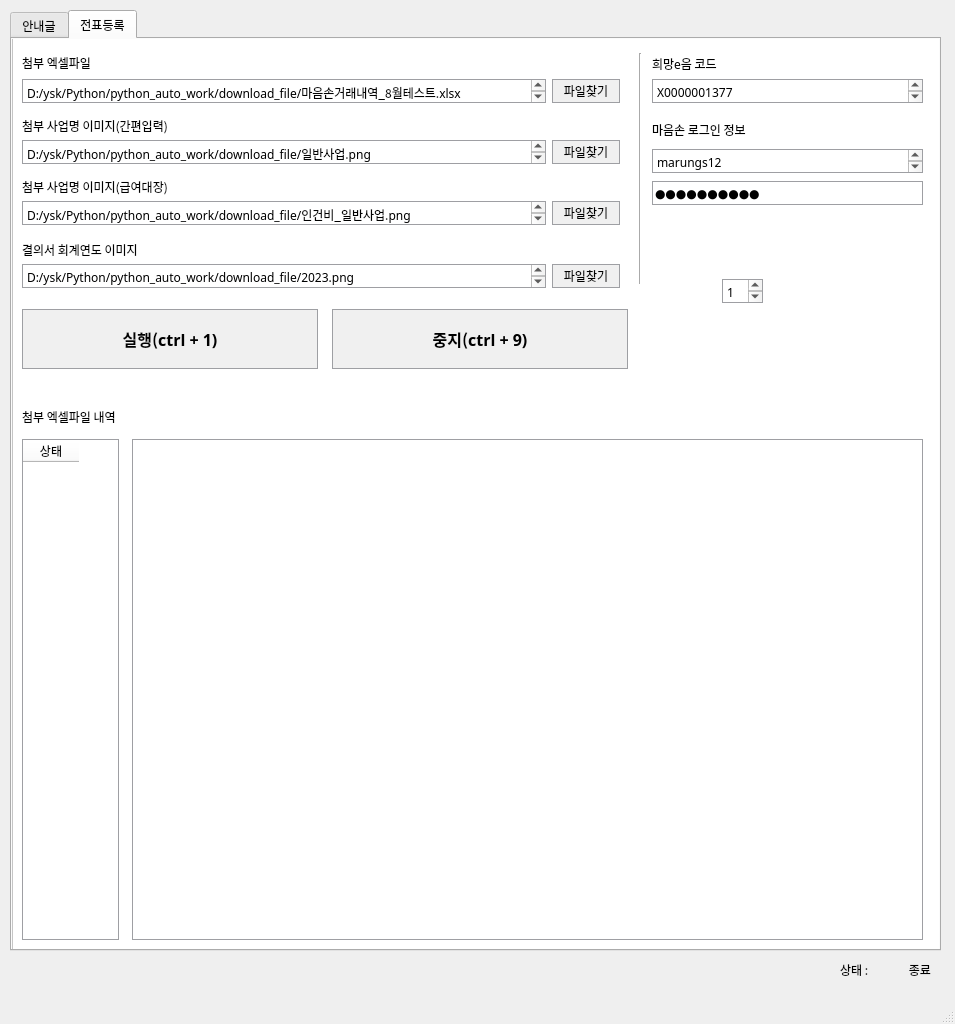
<?xml version="1.0" encoding="UTF-8"?>
<ui version="4.0">
 <class>mainWindow</class>
 <widget class="QMainWindow" name="mainWindow">
  <property name="geometry">
   <rect>
    <x>0</x>
    <y>0</y>
    <width>955</width>
    <height>1024</height>
   </rect>
  </property>
  <property name="font">
   <font>
    <family>맑은 고딕</family>
   </font>
  </property>
  <property name="windowTitle">
   <string>전표정보 자동업로드 프로그램</string>
  </property>
  <property name="windowIcon">
   <iconset>
    <normaloff>img/favicon.png</normaloff>img/favicon.png</iconset>
  </property>
  <property name="layoutDirection">
   <enum>Qt::LeftToRight</enum>
  </property>
  <property name="styleSheet">
   <string notr="true"/>
  </property>
  <widget class="QWidget" name="centralwidget">
   <widget class="QTabWidget" name="tabs">
    <property name="geometry">
     <rect>
      <x>10</x>
      <y>10</y>
      <width>931</width>
      <height>941</height>
     </rect>
    </property>
    <property name="maximumSize">
     <size>
      <width>16777215</width>
      <height>16777215</height>
     </size>
    </property>
    <property name="font">
     <font>
      <family>맑은 고딕</family>
     </font>
    </property>
    <property name="mouseTracking">
     <bool>false</bool>
    </property>
    <property name="acceptDrops">
     <bool>false</bool>
    </property>
    <property name="styleSheet">
     <string notr="true"/>
    </property>
    <property name="currentIndex">
     <number>1</number>
    </property>
    <widget class="QWidget" name="tab_1">
     <property name="toolTip">
      <string>&lt;html&gt;&lt;head/&gt;&lt;body&gt;&lt;p&gt;&lt;br/&gt;&lt;/p&gt;&lt;/body&gt;&lt;/html&gt;</string>
     </property>
     <property name="whatsThis">
      <string/>
     </property>
     <attribute name="title">
      <string>안내글</string>
     </attribute>
     <widget class="QFrame" name="frame">
      <property name="geometry">
       <rect>
        <x>0</x>
        <y>0</y>
        <width>931</width>
        <height>951</height>
       </rect>
      </property>
      <property name="styleSheet">
       <string notr="true">QFrame {
	background-color: #ffffff
}</string>
      </property>
      <property name="frameShape">
       <enum>QFrame::StyledPanel</enum>
      </property>
      <property name="frameShadow">
       <enum>QFrame::Raised</enum>
      </property>
      <widget class="QTextEdit" name="textEdit">
       <property name="geometry">
        <rect>
         <x>10</x>
         <y>50</y>
         <width>901</width>
         <height>851</height>
        </rect>
       </property>
       <property name="font">
        <font>
         <family>맑은 고딕</family>
        </font>
       </property>
       <property name="styleSheet">
        <string notr="true">QTextEdit {
	border: 1px solid #9e9fa3
}</string>
       </property>
       <property name="html">
        <string>&lt;!DOCTYPE HTML PUBLIC &quot;-//W3C//DTD HTML 4.0//EN&quot; &quot;http://www.w3.org/TR/REC-html40/strict.dtd&quot;&gt;
&lt;html&gt;&lt;head&gt;&lt;meta name=&quot;qrichtext&quot; content=&quot;1&quot; /&gt;&lt;style type=&quot;text/css&quot;&gt;
p, li { white-space: pre-wrap; }
&lt;/style&gt;&lt;/head&gt;&lt;body style=&quot; font-family:'맑은 고딕'; font-size:9pt; font-weight:400; font-style:normal;&quot;&gt;
&lt;p style=&quot; margin-top:0px; margin-bottom:0px; margin-left:0px; margin-right:0px; -qt-block-indent:0; text-indent:0px;&quot;&gt;&lt;span style=&quot; font-family:'Gulim'; font-size:14pt; font-weight:600; color:#474747; vertical-align:sub;&quot;&gt;&amp;lt;필독사항&amp;gt;&lt;/span&gt;&lt;/p&gt;
&lt;p style=&quot; margin-top:0px; margin-bottom:0px; margin-left:0px; margin-right:0px; -qt-block-indent:0; text-indent:0px;&quot;&gt;&lt;span style=&quot; font-family:'Gulim'; font-size:14pt; color:#474747; vertical-align:sub;&quot;&gt;필독 1. 반드시 안내글을 필독바랍니다.&lt;/span&gt;&lt;/p&gt;
&lt;p style=&quot; margin-top:0px; margin-bottom:0px; margin-left:0px; margin-right:0px; -qt-block-indent:0; text-indent:0px;&quot;&gt;&lt;span style=&quot; font-family:'Gulim'; font-size:14pt; color:#474747; vertical-align:sub;&quot;&gt;필독 2. 해당 프로그램은 마음손 사용자 외에는 사용불가합니다.&lt;/span&gt;&lt;/p&gt;
&lt;p style=&quot; margin-top:0px; margin-bottom:0px; margin-left:0px; margin-right:0px; -qt-block-indent:0; text-indent:0px;&quot;&gt;&lt;span style=&quot; font-family:'Gulim'; font-size:14pt; color:#474747; vertical-align:sub;&quot;&gt;필독 3.&lt;/span&gt;&lt;span style=&quot; font-family:'Gulim'; font-size:14pt; vertical-align:sub;&quot;&gt; 급여대장 등록 시, 매해마다 급여항목 등록 &amp;gt; 직(간)접비 구분 설정을 수행해야 합니다.&lt;/span&gt;&lt;/p&gt;
&lt;p style=&quot;-qt-paragraph-type:empty; margin-top:0px; margin-bottom:0px; margin-left:0px; margin-right:0px; -qt-block-indent:0; text-indent:0px; font-family:'Gulim'; font-size:14pt; color:#474747; vertical-align:sub;&quot;&gt;&lt;br /&gt;&lt;/p&gt;
&lt;p style=&quot; margin-top:0px; margin-bottom:0px; margin-left:0px; margin-right:0px; -qt-block-indent:0; text-indent:0px;&quot;&gt;&lt;span style=&quot; font-family:'Gulim'; font-size:14pt; font-weight:600; color:#474747; vertical-align:sub;&quot;&gt;&amp;lt;사용방법&amp;gt;&lt;/span&gt;&lt;/p&gt;
&lt;p style=&quot; margin-top:0px; margin-bottom:0px; margin-left:0px; margin-right:0px; -qt-block-indent:0; text-indent:0px;&quot;&gt;&lt;span style=&quot; font-family:'Gulim'; font-size:14pt; color:#474747; vertical-align:sub;&quot;&gt;1. 자동업로드 처리할 첨부파일명을 선택하세요. (xls 또는 xlsx 확장자 파일만 허용합니다.)&lt;/span&gt;&lt;/p&gt;
&lt;p style=&quot; margin-top:0px; margin-bottom:0px; margin-left:0px; margin-right:0px; -qt-block-indent:0; text-indent:0px;&quot;&gt;&lt;span style=&quot; font-family:'Gulim'; font-size:14pt; color:#474747; vertical-align:sub;&quot;&gt;2. 일반전표 자동업로드 처리할 사업명 이미지를 선택하세요. (png 확장자 파일만 허용합니다.)&lt;/span&gt;&lt;/p&gt;
&lt;p style=&quot; margin-top:0px; margin-bottom:0px; margin-left:0px; margin-right:0px; -qt-block-indent:0; text-indent:0px;&quot;&gt;&lt;span style=&quot; font-family:'Gulim'; font-size:14pt; color:#474747; vertical-align:sub;&quot;&gt;3. 인건비(지출) 전표 자동업로드 처리할 사업명 이미지를 선택하세요. (png 확장자 파일만 허용합니다.)&lt;/span&gt;&lt;/p&gt;
&lt;p style=&quot; margin-top:0px; margin-bottom:0px; margin-left:0px; margin-right:0px; -qt-block-indent:0; text-indent:0px;&quot;&gt;&lt;span style=&quot; font-family:'Gulim'; font-size:14pt; color:#474747; vertical-align:sub;&quot;&gt;4. 사회복지시설정보시스템에서 발급받은 희망e음 코드를 입력하세요.&lt;/span&gt;&lt;/p&gt;
&lt;p style=&quot; margin-top:0px; margin-bottom:0px; margin-left:0px; margin-right:0px; -qt-block-indent:0; text-indent:0px;&quot;&gt;&lt;span style=&quot; font-family:'Gulim'; font-size:14pt; color:#474747; vertical-align:sub;&quot;&gt;5. 실행(ctrl+1) 버튼을 통해 자동업로드 업무를 수행합니다.&lt;/span&gt;&lt;/p&gt;
&lt;p style=&quot; margin-top:0px; margin-bottom:0px; margin-left:0px; margin-right:0px; -qt-block-indent:0; text-indent:0px;&quot;&gt;&lt;span style=&quot; font-family:'Gulim'; font-size:14pt; color:#474747; vertical-align:sub;&quot;&gt; * &lt;/span&gt;&lt;span style=&quot; font-family:'Gulim'; font-size:14pt; color:#c83623; vertical-align:sub;&quot;&gt;'확인'을 누르면 자동화 작업이 진행되며, 작업이 완전히 종료되기 전까지 키보드 및 마우스 사용(동작)은 권장하지 않습니다.&lt;/span&gt;&lt;/p&gt;
&lt;p style=&quot; margin-top:0px; margin-bottom:0px; margin-left:0px; margin-right:0px; -qt-block-indent:0; text-indent:0px;&quot;&gt;&lt;span style=&quot; font-family:'Gulim'; font-size:14pt; color:#474747; vertical-align:sub;&quot;&gt; *  &lt;/span&gt;&lt;span style=&quot; font-family:'Gulim'; font-size:14pt; color:#c83623; vertical-align:sub;&quot;&gt;만약, '중지' 상태가 아닌 상황에서 키보드 및 마우스 사용(동작)이 수행된 경우 나타나는 오류는 사용자가 부담합니다.&lt;/span&gt;&lt;/p&gt;
&lt;p style=&quot; margin-top:0px; margin-bottom:0px; margin-left:0px; margin-right:0px; -qt-block-indent:0; text-indent:0px;&quot;&gt;&lt;span style=&quot; font-family:'Gulim'; font-size:14pt; color:#474747; vertical-align:sub;&quot;&gt;4. 실행중인 상태에서 매크로를 강제 중지하려면 모니터의 좌측 상단으로 마우스를 끌어다 둡니다.&lt;/span&gt;&lt;/p&gt;&lt;/body&gt;&lt;/html&gt;</string>
       </property>
      </widget>
      <widget class="QLabel" name="label">
       <property name="geometry">
        <rect>
         <x>10</x>
         <y>20</y>
         <width>241</width>
         <height>16</height>
        </rect>
       </property>
       <property name="font">
        <font>
         <family>맑은 고딕</family>
        </font>
       </property>
       <property name="text">
        <string>전표정보 자동업로드 공지사항</string>
       </property>
      </widget>
     </widget>
    </widget>
    <widget class="QWidget" name="tab_2">
     <attribute name="title">
      <string>전표등록</string>
     </attribute>
     <widget class="QLabel" name="label_16">
      <property name="geometry">
       <rect>
        <x>10</x>
        <y>16</y>
        <width>81</width>
        <height>16</height>
       </rect>
      </property>
      <property name="font">
       <font>
        <family>맑은 고딕</family>
       </font>
      </property>
      <property name="text">
       <string>첨부 엑셀파일</string>
      </property>
     </widget>
     <widget class="QTextEdit" name="file_path">
      <property name="geometry">
       <rect>
        <x>10</x>
        <y>40</y>
        <width>524</width>
        <height>24</height>
       </rect>
      </property>
      <property name="font">
       <font>
        <family>맑은 고딕</family>
       </font>
      </property>
      <property name="cursor" stdset="0">
       <cursorShape>ForbiddenCursor</cursorShape>
      </property>
      <property name="styleSheet">
       <string notr="true">QTextEdit {
	border: 1px solid #9e9fa3
}</string>
      </property>
      <property name="readOnly">
       <bool>true</bool>
      </property>
      <property name="html">
       <string>&lt;!DOCTYPE HTML PUBLIC &quot;-//W3C//DTD HTML 4.0//EN&quot; &quot;http://www.w3.org/TR/REC-html40/strict.dtd&quot;&gt;
&lt;html&gt;&lt;head&gt;&lt;meta name=&quot;qrichtext&quot; content=&quot;1&quot; /&gt;&lt;style type=&quot;text/css&quot;&gt;
p, li { white-space: pre-wrap; }
&lt;/style&gt;&lt;/head&gt;&lt;body style=&quot; font-family:'맑은 고딕','맑은 고딕','맑은 고딕'; font-size:9pt; font-weight:400; font-style:normal;&quot;&gt;
&lt;p style=&quot; margin-top:0px; margin-bottom:0px; margin-left:0px; margin-right:0px; -qt-block-indent:0; text-indent:0px;&quot;&gt;D:/ysk/Python/python_auto_work/download_file/마음손거래내역_8월테스트.xlsx&lt;/p&gt;&lt;/body&gt;&lt;/html&gt;</string>
      </property>
      <property name="placeholderText">
       <string>첨부파일 경로</string>
      </property>
     </widget>
     <widget class="QPushButton" name="find_btn">
      <property name="geometry">
       <rect>
        <x>540</x>
        <y>40</y>
        <width>68</width>
        <height>24</height>
       </rect>
      </property>
      <property name="font">
       <font>
        <family>맑은 고딕</family>
       </font>
      </property>
      <property name="styleSheet">
       <string notr="true">QPushButton {
	background-color: #f0f0f0;
	border: 1px solid #9e9fa3;
}

QPushButton:hover {
	background-color: rgb(222,222,222)
}
</string>
      </property>
      <property name="text">
       <string>파일찾기</string>
      </property>
      <property name="shortcut">
       <string/>
      </property>
     </widget>
     <widget class="QFrame" name="frame_3">
      <property name="geometry">
       <rect>
        <x>0</x>
        <y>-10</y>
        <width>931</width>
        <height>931</height>
       </rect>
      </property>
      <property name="styleSheet">
       <string notr="true">QFrame {
	background-color: #ffffff
}</string>
      </property>
      <property name="frameShape">
       <enum>QFrame::StyledPanel</enum>
      </property>
      <property name="frameShadow">
       <enum>QFrame::Raised</enum>
      </property>
      <widget class="QLabel" name="project_lb">
       <property name="geometry">
        <rect>
         <x>10</x>
         <y>89</y>
         <width>191</width>
         <height>16</height>
        </rect>
       </property>
       <property name="font">
        <font>
         <family>맑은 고딕</family>
        </font>
       </property>
       <property name="text">
        <string>첨부 사업명 이미지(간편입력)</string>
       </property>
      </widget>
      <widget class="QTextEdit" name="file_payroll_project_img_path">
       <property name="geometry">
        <rect>
         <x>10</x>
         <y>172</y>
         <width>524</width>
         <height>24</height>
        </rect>
       </property>
       <property name="font">
        <font>
         <family>맑은 고딕</family>
        </font>
       </property>
       <property name="cursor" stdset="0">
        <cursorShape>ForbiddenCursor</cursorShape>
       </property>
       <property name="styleSheet">
        <string notr="true">QTextEdit {
	border: 1px solid #9e9fa3
}</string>
       </property>
       <property name="readOnly">
        <bool>true</bool>
       </property>
       <property name="html">
        <string>&lt;!DOCTYPE HTML PUBLIC &quot;-//W3C//DTD HTML 4.0//EN&quot; &quot;http://www.w3.org/TR/REC-html40/strict.dtd&quot;&gt;
&lt;html&gt;&lt;head&gt;&lt;meta name=&quot;qrichtext&quot; content=&quot;1&quot; /&gt;&lt;style type=&quot;text/css&quot;&gt;
p, li { white-space: pre-wrap; }
&lt;/style&gt;&lt;/head&gt;&lt;body style=&quot; font-family:'맑은 고딕'; font-size:9pt; font-weight:400; font-style:normal;&quot;&gt;
&lt;p style=&quot; margin-top:0px; margin-bottom:0px; margin-left:0px; margin-right:0px; -qt-block-indent:0; text-indent:0px;&quot;&gt;&lt;span style=&quot; font-family:'맑은 고딕','맑은 고딕','맑은 고딕';&quot;&gt;D:/ysk/Python/python_auto_work/download_file/인건비_일반사업.png&lt;/span&gt;&lt;/p&gt;&lt;/body&gt;&lt;/html&gt;</string>
       </property>
       <property name="placeholderText">
        <string>첨부파일 경로</string>
       </property>
      </widget>
      <widget class="QPushButton" name="find_payroll_project_img_btn">
       <property name="geometry">
        <rect>
         <x>540</x>
         <y>172</y>
         <width>68</width>
         <height>24</height>
        </rect>
       </property>
       <property name="styleSheet">
        <string notr="true">QPushButton {
	background-color: #f0f0f0;
	border: 1px solid #9e9fa3;
}

QPushButton:hover {
	background-color: rgb(222,222,222)
}
</string>
       </property>
       <property name="text">
        <string>파일찾기</string>
       </property>
       <property name="shortcut">
        <string/>
       </property>
      </widget>
      <widget class="Line" name="line_3">
       <property name="geometry">
        <rect>
         <x>620</x>
         <y>24</y>
         <width>16</width>
         <height>231</height>
        </rect>
       </property>
       <property name="orientation">
        <enum>Qt::Vertical</enum>
       </property>
      </widget>
      <widget class="QLabel" name="label_18">
       <property name="geometry">
        <rect>
         <x>10</x>
         <y>213</y>
         <width>141</width>
         <height>16</height>
        </rect>
       </property>
       <property name="font">
        <font>
         <family>맑은 고딕</family>
        </font>
       </property>
       <property name="text">
        <string>결의서 회계연도 이미지</string>
       </property>
      </widget>
      <widget class="QTextEdit" name="file_payroll_year_img_path">
       <property name="geometry">
        <rect>
         <x>10</x>
         <y>235</y>
         <width>524</width>
         <height>24</height>
        </rect>
       </property>
       <property name="font">
        <font>
         <family>맑은 고딕</family>
        </font>
       </property>
       <property name="cursor" stdset="0">
        <cursorShape>ForbiddenCursor</cursorShape>
       </property>
       <property name="styleSheet">
        <string notr="true">QTextEdit {
	border: 1px solid #9e9fa3
}</string>
       </property>
       <property name="readOnly">
        <bool>true</bool>
       </property>
       <property name="html">
        <string>&lt;!DOCTYPE HTML PUBLIC &quot;-//W3C//DTD HTML 4.0//EN&quot; &quot;http://www.w3.org/TR/REC-html40/strict.dtd&quot;&gt;
&lt;html&gt;&lt;head&gt;&lt;meta name=&quot;qrichtext&quot; content=&quot;1&quot; /&gt;&lt;style type=&quot;text/css&quot;&gt;
p, li { white-space: pre-wrap; }
&lt;/style&gt;&lt;/head&gt;&lt;body style=&quot; font-family:'맑은 고딕'; font-size:9pt; font-weight:400; font-style:normal;&quot;&gt;
&lt;p style=&quot; margin-top:0px; margin-bottom:0px; margin-left:0px; margin-right:0px; -qt-block-indent:0; text-indent:0px;&quot;&gt;&lt;span style=&quot; font-family:'맑은 고딕','맑은 고딕','맑은 고딕';&quot;&gt;D:/ysk/Python/python_auto_work/download_file/2023.png&lt;/span&gt;&lt;/p&gt;&lt;/body&gt;&lt;/html&gt;</string>
       </property>
       <property name="placeholderText">
        <string>첨부파일 경로</string>
       </property>
      </widget>
      <widget class="QPushButton" name="find_payroll_year_img_btn">
       <property name="geometry">
        <rect>
         <x>540</x>
         <y>235</y>
         <width>68</width>
         <height>24</height>
        </rect>
       </property>
       <property name="styleSheet">
        <string notr="true">QPushButton {
	background-color: #f0f0f0;
	border: 1px solid #9e9fa3;
}

QPushButton:hover {
	background-color: rgb(222,222,222)
}
</string>
       </property>
       <property name="text">
        <string>파일찾기</string>
       </property>
       <property name="shortcut">
        <string/>
       </property>
      </widget>
      <widget class="QLabel" name="label_19">
       <property name="geometry">
        <rect>
         <x>640</x>
         <y>27</y>
         <width>141</width>
         <height>16</height>
        </rect>
       </property>
       <property name="font">
        <font>
         <family>맑은 고딕</family>
        </font>
       </property>
       <property name="text">
        <string>희망e음 코드</string>
       </property>
      </widget>
      <widget class="QTextEdit" name="w4c_cd">
       <property name="geometry">
        <rect>
         <x>640</x>
         <y>50</y>
         <width>271</width>
         <height>24</height>
        </rect>
       </property>
       <property name="font">
        <font>
         <family>맑은 고딕</family>
        </font>
       </property>
       <property name="styleSheet">
        <string notr="true">QTextEdit {
	border: 1px solid #9e9fa3
}</string>
       </property>
       <property name="html">
        <string>&lt;!DOCTYPE HTML PUBLIC &quot;-//W3C//DTD HTML 4.0//EN&quot; &quot;http://www.w3.org/TR/REC-html40/strict.dtd&quot;&gt;
&lt;html&gt;&lt;head&gt;&lt;meta name=&quot;qrichtext&quot; content=&quot;1&quot; /&gt;&lt;style type=&quot;text/css&quot;&gt;
p, li { white-space: pre-wrap; }
&lt;/style&gt;&lt;/head&gt;&lt;body style=&quot; font-family:'맑은 고딕'; font-size:9pt; font-weight:400; font-style:normal;&quot;&gt;
&lt;p style=&quot; margin-top:0px; margin-bottom:0px; margin-left:0px; margin-right:0px; -qt-block-indent:0; text-indent:0px;&quot;&gt;X0000001377&lt;/p&gt;&lt;/body&gt;&lt;/html&gt;</string>
       </property>
       <property name="placeholderText">
        <string>희망e음 인증코드를 입력하세요.</string>
       </property>
      </widget>
      <widget class="QLabel" name="label_20">
       <property name="geometry">
        <rect>
         <x>640</x>
         <y>93</y>
         <width>141</width>
         <height>16</height>
        </rect>
       </property>
       <property name="font">
        <font>
         <family>맑은 고딕</family>
        </font>
       </property>
       <property name="text">
        <string>마음손 로그인 정보</string>
       </property>
      </widget>
      <widget class="QTextEdit" name="id_2">
       <property name="geometry">
        <rect>
         <x>640</x>
         <y>120</y>
         <width>271</width>
         <height>24</height>
        </rect>
       </property>
       <property name="font">
        <font>
         <family>맑은 고딕</family>
        </font>
       </property>
       <property name="styleSheet">
        <string notr="true">QTextEdit {
	border: 1px solid #9e9fa3
}</string>
       </property>
       <property name="html">
        <string>&lt;!DOCTYPE HTML PUBLIC &quot;-//W3C//DTD HTML 4.0//EN&quot; &quot;http://www.w3.org/TR/REC-html40/strict.dtd&quot;&gt;
&lt;html&gt;&lt;head&gt;&lt;meta name=&quot;qrichtext&quot; content=&quot;1&quot; /&gt;&lt;style type=&quot;text/css&quot;&gt;
p, li { white-space: pre-wrap; }
&lt;/style&gt;&lt;/head&gt;&lt;body style=&quot; font-family:'맑은 고딕'; font-size:9pt; font-weight:400; font-style:normal;&quot;&gt;
&lt;p style=&quot; margin-top:0px; margin-bottom:0px; margin-left:0px; margin-right:0px; -qt-block-indent:0; text-indent:0px;&quot;&gt;marungs12&lt;/p&gt;&lt;/body&gt;&lt;/html&gt;</string>
       </property>
       <property name="placeholderText">
        <string>마음손 ID</string>
       </property>
      </widget>
      <widget class="QLineEdit" name="pw_2">
       <property name="geometry">
        <rect>
         <x>640</x>
         <y>152</y>
         <width>271</width>
         <height>24</height>
        </rect>
       </property>
       <property name="font">
        <font>
         <family>맑은 고딕</family>
        </font>
       </property>
       <property name="styleSheet">
        <string notr="true">QLineEdit {
	border: 1px solid #9e9fa3
}</string>
       </property>
       <property name="text">
        <string>heartful12</string>
       </property>
       <property name="echoMode">
        <enum>QLineEdit::Password</enum>
       </property>
       <property name="placeholderText">
        <string>마음손 PW</string>
       </property>
      </widget>
      <widget class="QPushButton" name="stop_payroll_btn">
       <property name="geometry">
        <rect>
         <x>320</x>
         <y>280</y>
         <width>296</width>
         <height>60</height>
        </rect>
       </property>
       <property name="font">
        <font>
         <family>맑은 고딕</family>
         <pointsize>12</pointsize>
         <weight>75</weight>
         <bold>true</bold>
        </font>
       </property>
       <property name="toolTip">
        <string>중지버튼을 누르면 자동화작업을 이어서 진행할 수 없습니다.</string>
       </property>
       <property name="styleSheet">
        <string notr="true">QPushButton {
	background-color: #f0f0f0;
	border: 1px solid #9e9fa3;
}

QPushButton:hover {
	background-color: rgb(222,222,222)
}</string>
       </property>
       <property name="text">
        <string>중지(ctrl + 9)</string>
       </property>
       <property name="shortcut">
        <string>Ctrl+9</string>
       </property>
      </widget>
      <widget class="QPushButton" name="start_btn">
       <property name="geometry">
        <rect>
         <x>10</x>
         <y>280</y>
         <width>296</width>
         <height>60</height>
        </rect>
       </property>
       <property name="font">
        <font>
         <family>맑은 고딕</family>
         <pointsize>12</pointsize>
         <weight>75</weight>
         <bold>true</bold>
        </font>
       </property>
       <property name="toolTip">
        <string>실행버튼을 누르면 자동화가 실행되며 더이상 마우스, 키보드 작업이 어렵습니다.</string>
       </property>
       <property name="styleSheet">
        <string notr="true">QPushButton {
	background-color: #f0f0f0;
	border: 1px solid #9e9fa3;
}

QPushButton:hover {
	background-color: rgb(222,222,222)
}</string>
       </property>
       <property name="text">
        <string>실행(ctrl + 1)</string>
       </property>
       <property name="checkable">
        <bool>false</bool>
       </property>
      </widget>
      <widget class="QLabel" name="label_21">
       <property name="geometry">
        <rect>
         <x>10</x>
         <y>380</y>
         <width>141</width>
         <height>16</height>
        </rect>
       </property>
       <property name="font">
        <font>
         <family>맑은 고딕</family>
        </font>
       </property>
       <property name="text">
        <string>첨부 엑셀파일 내역</string>
       </property>
      </widget>
      <widget class="QTableWidget" name="status_tb">
       <property name="geometry">
        <rect>
         <x>10</x>
         <y>410</y>
         <width>97</width>
         <height>501</height>
        </rect>
       </property>
       <property name="styleSheet">
        <string notr="true">QTableWidget {
	border: 1px solid #9e9fa3
}</string>
       </property>
       <property name="rowCount">
        <number>0</number>
       </property>
       <property name="columnCount">
        <number>1</number>
       </property>
       <attribute name="horizontalHeaderCascadingSectionResizes">
        <bool>false</bool>
       </attribute>
       <attribute name="horizontalHeaderDefaultSectionSize">
        <number>56</number>
       </attribute>
       <column>
        <property name="text">
         <string>상태</string>
        </property>
       </column>
      </widget>
      <widget class="QTableWidget" name="excel_tb">
       <property name="geometry">
        <rect>
         <x>120</x>
         <y>410</y>
         <width>791</width>
         <height>501</height>
        </rect>
       </property>
       <property name="styleSheet">
        <string notr="true">QTableWidget {
	border: 1px solid #9e9fa3
}</string>
       </property>
       <property name="rowCount">
        <number>0</number>
       </property>
       <property name="columnCount">
        <number>0</number>
       </property>
      </widget>
      <widget class="QLabel" name="payroll_project_lb">
       <property name="geometry">
        <rect>
         <x>10</x>
         <y>150</y>
         <width>171</width>
         <height>16</height>
        </rect>
       </property>
       <property name="font">
        <font>
         <family>맑은 고딕</family>
        </font>
       </property>
       <property name="text">
        <string>첨부 사업명 이미지(급여대장)</string>
       </property>
      </widget>
      <widget class="QTextEdit" name="file_project_img_path">
       <property name="geometry">
        <rect>
         <x>10</x>
         <y>111</y>
         <width>524</width>
         <height>24</height>
        </rect>
       </property>
       <property name="font">
        <font>
         <family>맑은 고딕</family>
        </font>
       </property>
       <property name="cursor" stdset="0">
        <cursorShape>ForbiddenCursor</cursorShape>
       </property>
       <property name="styleSheet">
        <string notr="true">QTextEdit {
	border: 1px solid #9e9fa3
}</string>
       </property>
       <property name="readOnly">
        <bool>true</bool>
       </property>
       <property name="html">
        <string>&lt;!DOCTYPE HTML PUBLIC &quot;-//W3C//DTD HTML 4.0//EN&quot; &quot;http://www.w3.org/TR/REC-html40/strict.dtd&quot;&gt;
&lt;html&gt;&lt;head&gt;&lt;meta name=&quot;qrichtext&quot; content=&quot;1&quot; /&gt;&lt;style type=&quot;text/css&quot;&gt;
p, li { white-space: pre-wrap; }
&lt;/style&gt;&lt;/head&gt;&lt;body style=&quot; font-family:'맑은 고딕'; font-size:9pt; font-weight:400; font-style:normal;&quot;&gt;
&lt;p style=&quot; margin-top:0px; margin-bottom:0px; margin-left:0px; margin-right:0px; -qt-block-indent:0; text-indent:0px;&quot;&gt;&lt;span style=&quot; font-family:'맑은 고딕','맑은 고딕','맑은 고딕';&quot;&gt;D:/ysk/Python/python_auto_work/download_file/일반사업.png&lt;/span&gt;&lt;/p&gt;&lt;/body&gt;&lt;/html&gt;</string>
       </property>
       <property name="placeholderText">
        <string>첨부파일 경로</string>
       </property>
      </widget>
      <widget class="QPushButton" name="find_project_img_btn">
       <property name="geometry">
        <rect>
         <x>540</x>
         <y>111</y>
         <width>68</width>
         <height>24</height>
        </rect>
       </property>
       <property name="styleSheet">
        <string notr="true">QPushButton {
	background-color: #f0f0f0;
	border: 1px solid #9e9fa3;
}

QPushButton:hover {
	background-color: rgb(222,222,222)
}</string>
       </property>
       <property name="text">
        <string>파일찾기</string>
       </property>
       <property name="shortcut">
        <string/>
       </property>
      </widget>
      <widget class="QTextEdit" name="project_num">
       <property name="geometry">
        <rect>
         <x>710</x>
         <y>250</y>
         <width>41</width>
         <height>24</height>
        </rect>
       </property>
       <property name="font">
        <font>
         <family>맑은 고딕</family>
        </font>
       </property>
       <property name="cursor" stdset="0">
        <cursorShape>IBeamCursor</cursorShape>
       </property>
       <property name="styleSheet">
        <string notr="true">QTextEdit {
	border: 1px solid #9e9fa3
}</string>
       </property>
       <property name="readOnly">
        <bool>false</bool>
       </property>
       <property name="html">
        <string>&lt;!DOCTYPE HTML PUBLIC &quot;-//W3C//DTD HTML 4.0//EN&quot; &quot;http://www.w3.org/TR/REC-html40/strict.dtd&quot;&gt;
&lt;html&gt;&lt;head&gt;&lt;meta name=&quot;qrichtext&quot; content=&quot;1&quot; /&gt;&lt;style type=&quot;text/css&quot;&gt;
p, li { white-space: pre-wrap; }
&lt;/style&gt;&lt;/head&gt;&lt;body style=&quot; font-family:'맑은 고딕'; font-size:9pt; font-weight:400; font-style:normal;&quot;&gt;
&lt;p style=&quot; margin-top:0px; margin-bottom:0px; margin-left:0px; margin-right:0px; -qt-block-indent:0; text-indent:0px;&quot;&gt;&lt;span style=&quot; font-family:'맑은 고딕','맑은 고딕','맑은 고딕';&quot;&gt;1&lt;/span&gt;&lt;/p&gt;&lt;/body&gt;&lt;/html&gt;</string>
       </property>
       <property name="placeholderText">
        <string>첨부파일 경로</string>
       </property>
      </widget>
     </widget>
     <zorder>frame_3</zorder>
     <zorder>label_16</zorder>
     <zorder>file_path</zorder>
     <zorder>find_btn</zorder>
    </widget>
   </widget>
   <widget class="QLabel" name="status_text">
    <property name="geometry">
     <rect>
      <x>880</x>
      <y>960</y>
      <width>51</width>
      <height>20</height>
     </rect>
    </property>
    <property name="font">
     <font>
      <family>맑은 고딕</family>
     </font>
    </property>
    <property name="layoutDirection">
     <enum>Qt::LeftToRight</enum>
    </property>
    <property name="text">
     <string>종료</string>
    </property>
    <property name="alignment">
     <set>Qt::AlignRight|Qt::AlignTrailing|Qt::AlignVCenter</set>
    </property>
   </widget>
   <widget class="QLabel" name="label_4">
    <property name="geometry">
     <rect>
      <x>840</x>
      <y>960</y>
      <width>31</width>
      <height>20</height>
     </rect>
    </property>
    <property name="font">
     <font>
      <family>맑은 고딕</family>
     </font>
    </property>
    <property name="text">
     <string>상태 :</string>
    </property>
   </widget>
  </widget>
  <widget class="QMenuBar" name="menubar">
   <property name="geometry">
    <rect>
     <x>0</x>
     <y>0</y>
     <width>955</width>
     <height>21</height>
    </rect>
   </property>
  </widget>
  <widget class="QStatusBar" name="statusbar"/>
 </widget>
 <resources/>
 <connections/>
</ui>
